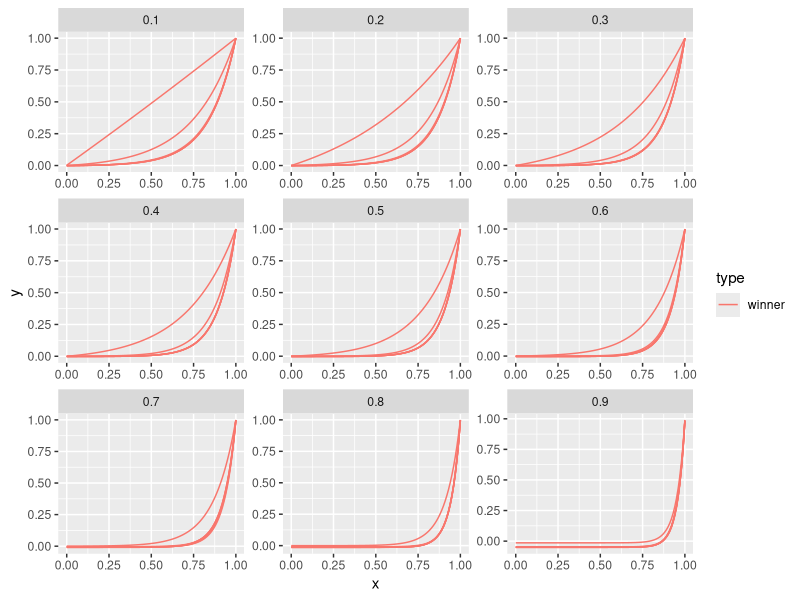
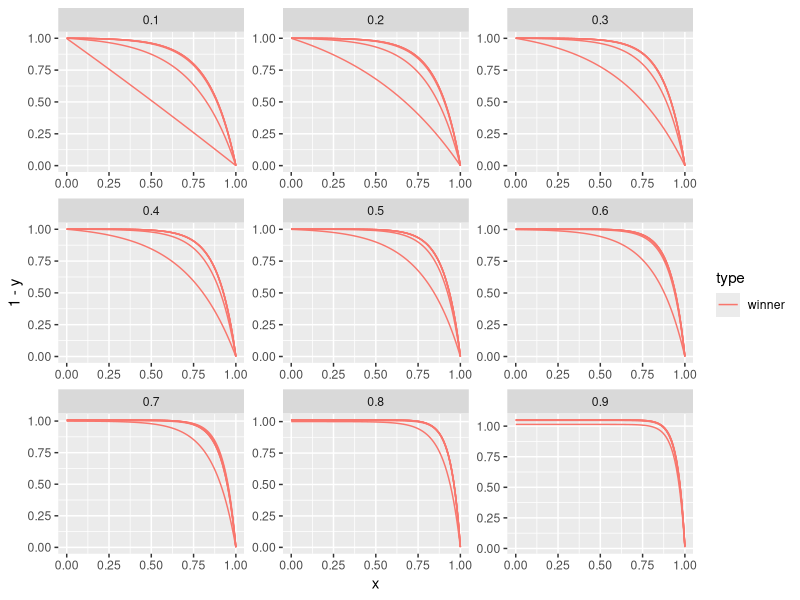
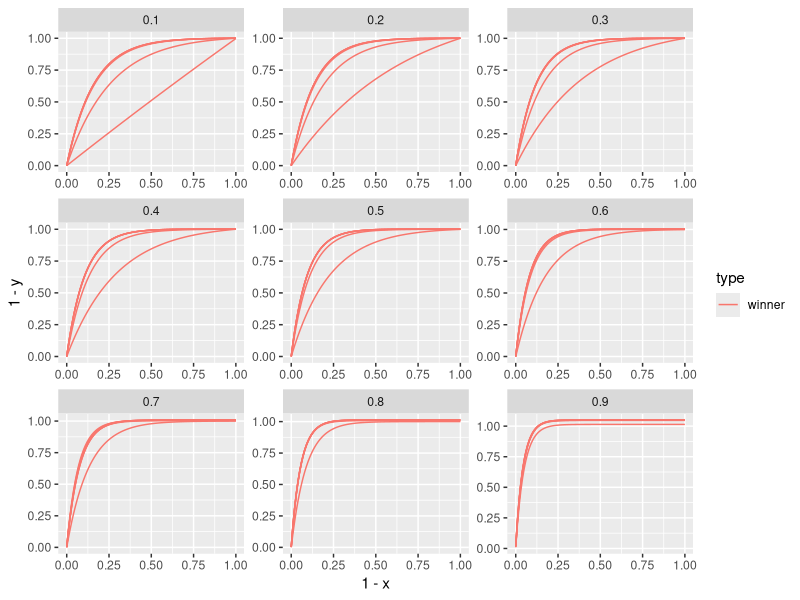
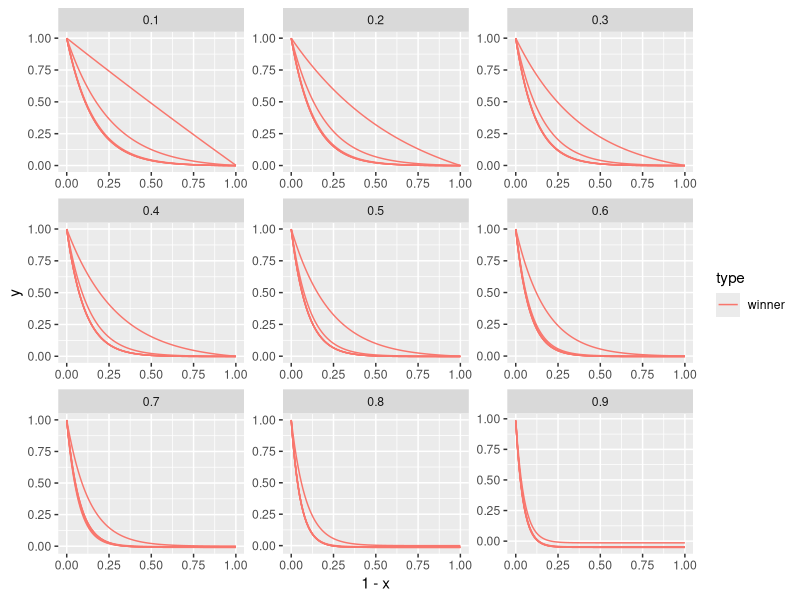

Write the R code that produced these figures, in order.
library(data.table)
library(ggplot2)
library(minpack.lm)
rm(list=ls())
k<-seq(0.1, 0.9, by=0.1)

x2<-seq(0.1, 0.9, by=0.1)
y2<-c(1/(10^c(1:6)), 
      seq(0.1, 0.9, by=0.01))
y2<-c(seq(0.01, 0.9, by=0.01))
y2<-c(1/(10^c(1:6)))
inflection.points<-data.table(x1=0, x3=1, y1=0, y3=1, 
                              expand.grid(x2=x2, y2=y2)
                              )
inflection.points<-inflection.points[x2>=y2]
i=1
all<-list()
xx<-seq(0, 1, by=0.01)
for (i in c(1:nrow(inflection.points))){
  x<-c(inflection.points[i]$x1,
       inflection.points[i]$x2,
       inflection.points[i]$x3)
  y<-c(inflection.points[i]$y1,
       inflection.points[i]$y2,
       inflection.points[i]$y3)
  tryCatch({
    fit <- nlsLM(y ~ a * exp(b * x) + c, start = list(a = 0.1, b = 0.1, c = 0.1),
                 control = nls.control(maxiter=1024,
                                       minFactor = 1/1024))
  },
  error = function(cond) {
    
  }
  )
  if (!exists("fit")){
    print(paste("skip", inflection.points[i]$x2, inflection.points[i]$y2))
    next()
  }
 
  coefficients <- coef(fit)
  a <- coefficients["a"]
  b <- coefficients["b"]
  c <- coefficients["c"]
  yy1<-a*exp(1)^(b*xx)+c
  yy2<-(-1*a)*exp(1)^(b*xx)+c+1
  item1<-data.table(a=a, b=b, c=c,
                    x_threshold=inflection.points[i]$x2, 
                    y_threshold=inflection.points[i]$y2, 
                    x=xx,
                    y=yy1,
                    type="winner",
                    group=paste(i, "a1")
  )
  item2<-data.table(a=a, b=b, c=c,
                    x_threshold=inflection.points[i]$x2, 
                    y_threshold=inflection.points[i]$y2, 
                    x=xx,
                    y=yy2,
                    type="loser",
                    group=paste(i, "a2")
  )
  item<-rbindlist(list(item1, item2))
  item<-item1
  all[[i]]<-item
  rm("fit")
}
all<-rbindlist(all)
configures<-all[, .(N=.N), by=list(a, b, c, x_threshold, y_threshold, type, group)]
ggplot(all)+geom_line(aes(x=x, y=y, color=type, group=group))+
  facet_wrap(~x_threshold, scale="free")

ggplot(all)+geom_line(aes(x=x, y=1-y, color=type, group=group))+
  facet_wrap(~x_threshold, scale="free")
ggplot(all)+geom_line(aes(x=1-x, y=1-y, color=type, group=group))+
  facet_wrap(~x_threshold, scale="free")

ggplot(all)+geom_line(aes(x=1-x, y=y, color=type, group=group))+
  facet_wrap(~x_threshold, scale="free")
